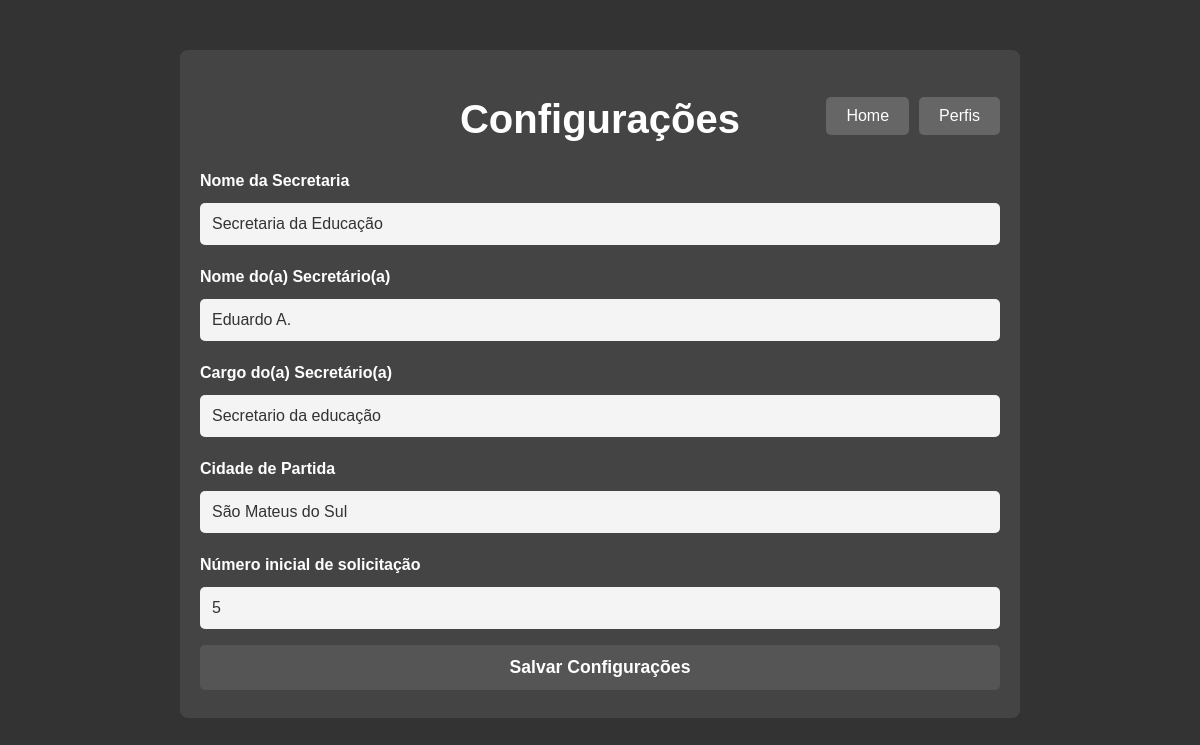
The page /configs on the database as committed earlier.
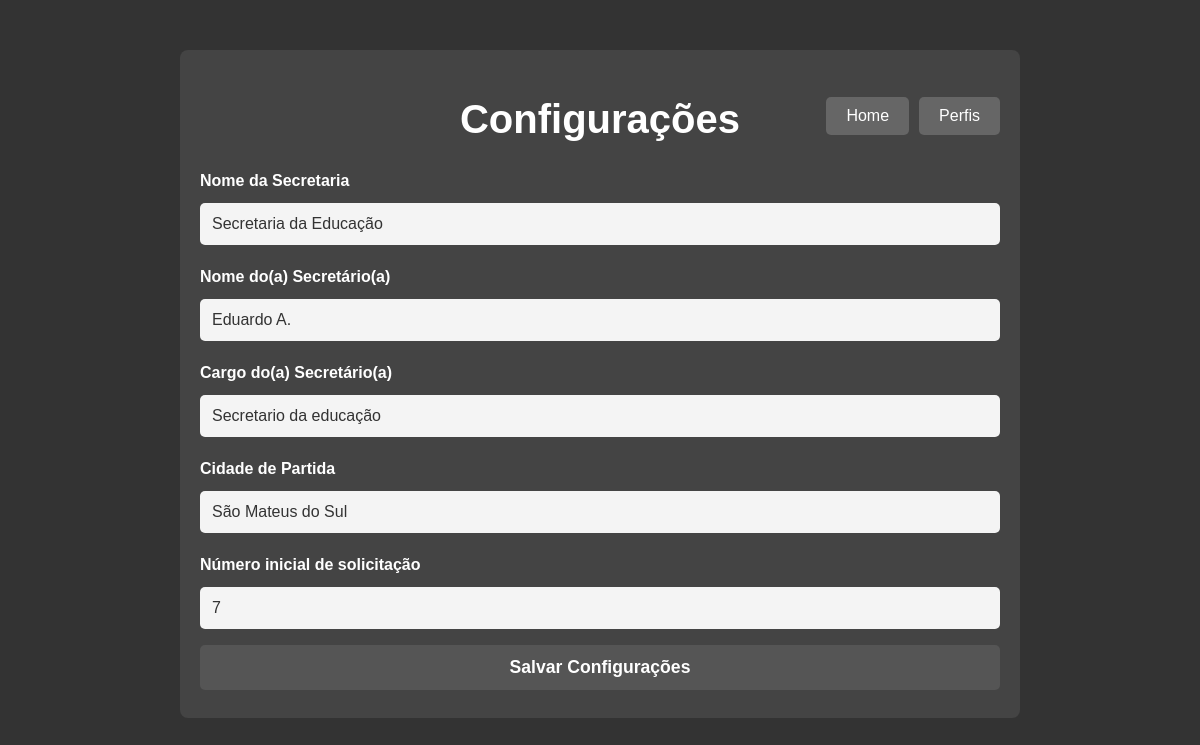
The same page on the database as committed later.
### tables this page shows
CREATE TABLE configs (
            id INTEGER PRIMARY KEY CHECK (id = 1),
            nome_secretaria TEXT,
            nome_secretario TEXT,
            cargo_secretario TEXT,
            cidade_partida TEXT,
            numero_solicitacao INTEGER
        );

### app.py (the view, shortened to what this page needs)
@app.route("/configs", methods=["GET", "POST"])
def configs():
    cfg = get_configs()
    return render_template("configs.html", configs=cfg)

### app.py (called while the page is built)
def get_db_row(query, params=()):
    with sqlite3.connect(DB_FILE) as conn:
        c = conn.cursor()
        c.execute(query, params)
        row = c.fetchone()
        cols = [desc[0] for desc in c.description] if c.description else []
        return dict(zip(cols, row)) if row else None

def get_configs():
    cfg = get_db_row("SELECT * FROM configs WHERE id = 1")
    return cfg or {
        "nome_secretaria": "",
        "nome_secretario": "",
        "cargo_secretario": "",
        "cidade_partida": "",
        "numero_solicitacao": 1
    }

### templates/configs.html (shortened to what this page needs)
<!DOCTYPE html>
<html>
<head>
    <link rel="stylesheet" href="{{ url_for('static', filename='style.css') }}">
</head>
<body>
<div class="container">
    <header>
        <h1>Configurações</h1>
        <div class="top-buttons">
            <a href="{{ url_for('index') }}" class="btn">Home</a>
            <a href="{{ url_for('perfis') }}" class="btn">Perfis</a>
        </div>
    </header>
    <main>
        <form method="POST">
            <label>Nome da Secretaria</label>
            <input type="text" name="nome_secretaria" value="{{ configs.nome_secretaria }}" required>
            <label>Nome do(a) Secretário(a)</label>
            <input type="text" name="nome_secretario" value="{{ configs.nome_secretario }}" required>
            <label>Cargo do(a) Secretário(a)</label>
            <input type="text" name="cargo_secretario" value="{{ configs.cargo_secretario }}" required>
            <label>Cidade de Partida</label>
            <input type="text" name="cidade_partida" value="{{ configs.cidade_partida }}" required>
            <label>Número inicial de solicitação</label>
            <input type="number" name="numero_solicitacao" value="{{ configs.numero_solicitacao }}" min="1" required>
            <button type="submit">Salvar Configurações</button>
        </form>
    </main>
</div>
</body>
</html>

Rows that differ between the two databases and show on the page:
changed configs "Secretaria da Educação": numero_solicitacao "5" → "7"
